Frame 1 (no input): blank canvas, image omitted
Frame 60 (no input): blank canvas, image omitted
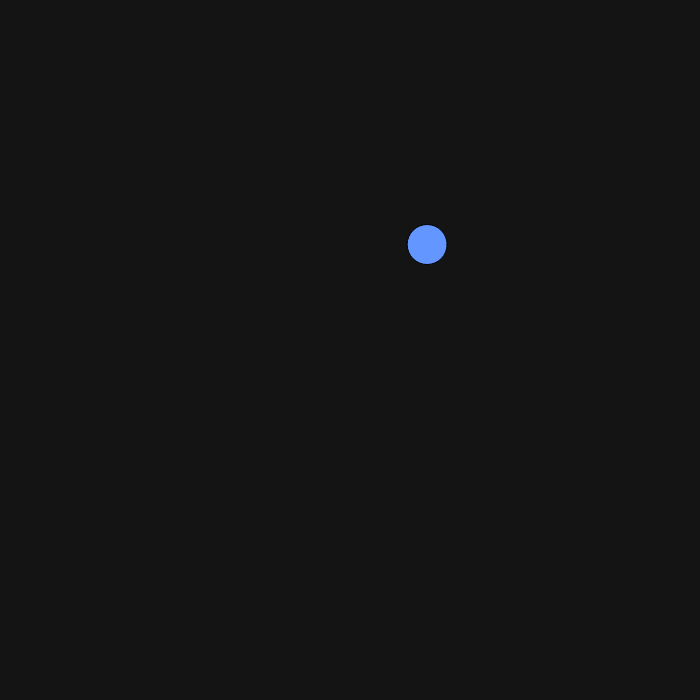
Frame 120 (the mouse pressed at the canvas centre since frame 60)

The p5.js sketch whose frames 1 and 60 were blank and that drew this single picture after the mouse press (run headless with seeded random() and noise() and a simulated clock; from frame 60 on, the mouse is pressed at the canvas centre):

// p5.js sketch
// ── sketch.js
// Daniel W - SS6

let posX = [];   
let posY = [];   
let speedX = []; 
let speedY = []; 

function setup() {
  createCanvas(700, 700);  
}

function draw() {
  background(20);          

  
  for (let i = 0; i < posX.length; i++) {
    
   
    posX[i] += speedX[i];  
    posY[i] += speedY[i]; 

    
    if (posX[i] > width || posX[i] < 0) {  
      // if circle goes past right or left edge
      speedX[i] = -speedX[i];   // bounce back
    }

    if (posY[i] > height || posY[i] < 0) { 
      // if circle goes past bottom or top edge
      speedY[i] = -speedY[i];   // reverse y direction
    }

    
    fill(100, 150, 255);         // light blue color
    ellipse(posX[i], posY[i], 40); // draw the moving circle (size = 40)
  }
}

function mousePressed() {
 
  posX.push(mouseX);  
  posY.push(mouseY);  

  
  speedX.push(random(-3, 3));  // random left/right movement
  speedY.push(random(-3, 3));  // random up/down movement
}
